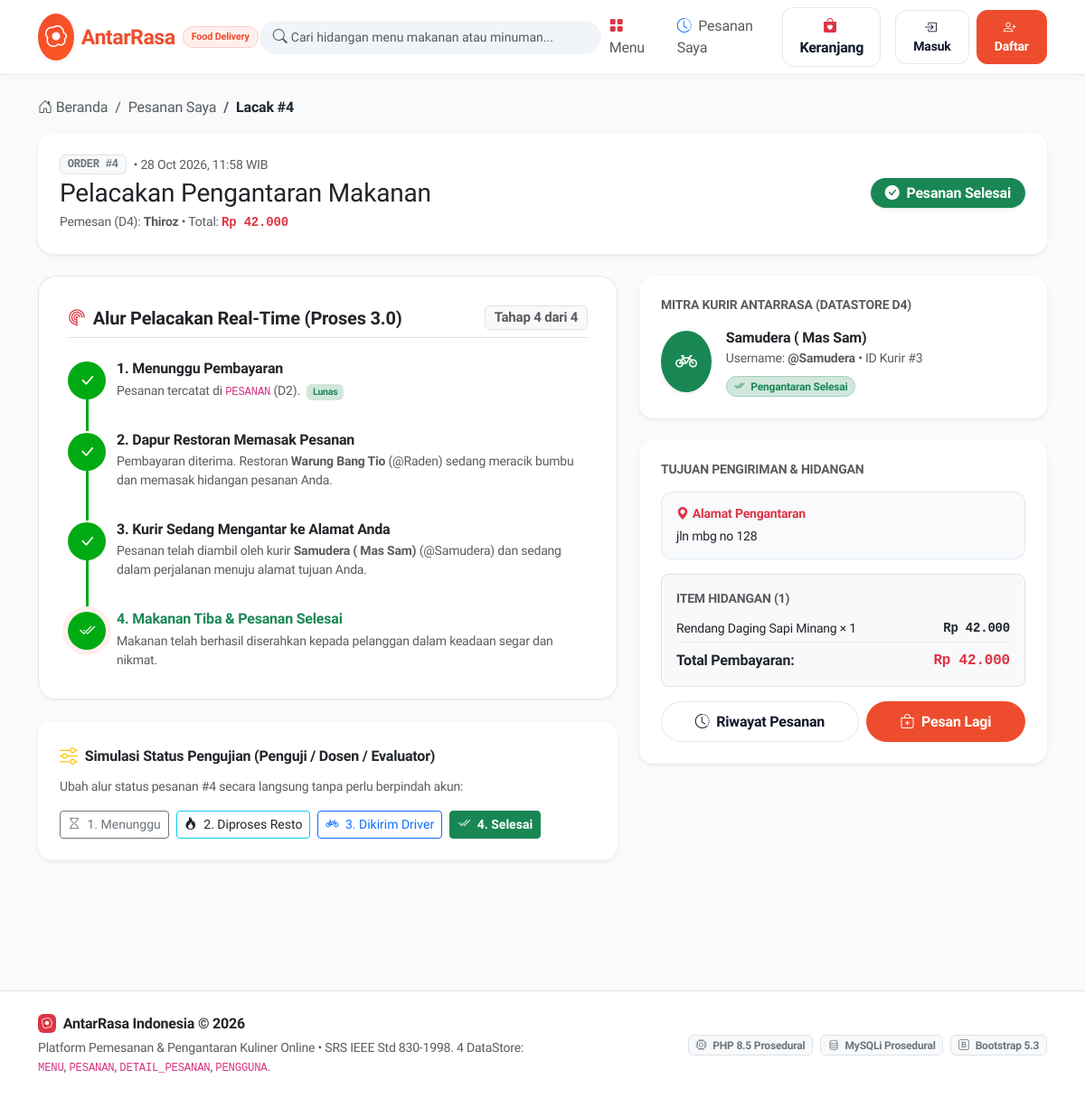
The app's page /status.php?id=4 with its own data.
### tables this page shows
CREATE TABLE `pesanan` (
  `id_pesanan` int(11) NOT NULL AUTO_INCREMENT,
  `id_pengguna` int(11) DEFAULT NULL,
  `tanggal_pesanan` datetime NOT NULL DEFAULT current_timestamp(),
  `alamat_pengiriman` text NOT NULL,
  `total_harga` decimal(12,2) NOT NULL,
  `status_pesanan` varchar(30) NOT NULL DEFAULT 'Menunggu',
  PRIMARY KEY (`id_pesanan`),
  KEY `fk_pesanan_pengguna` (`id_pengguna`),
  CONSTRAINT `fk_pesanan_pengguna` FOREIGN KEY (`id_pengguna`) REFERENCES `pengguna` (`id_pengguna`) ON DELETE SET NULL ON UPDATE CASCADE
);

CREATE TABLE `pengguna` (
  `id_pengguna` int(11) NOT NULL AUTO_INCREMENT,
  `username` varchar(50) NOT NULL,
  `password` varchar(255) NOT NULL,
  `nama_lengkap` varchar(100) NOT NULL,
  `peran` varchar(20) NOT NULL DEFAULT 'customer',
  PRIMARY KEY (`id_pengguna`),
  UNIQUE KEY `username` (`username`),
  CONSTRAINT `chk_peran_pengguna` CHECK (`peran` in ('customer','merchant','driver','admin'))
);

CREATE TABLE `detail_pesanan` (
  `id_detail` int(11) NOT NULL AUTO_INCREMENT,
  `id_pesanan` int(11) NOT NULL,
  `id_menu` int(11) NOT NULL,
  `jumlah` int(11) NOT NULL,
  `subtotal` decimal(12,2) NOT NULL,
  PRIMARY KEY (`id_detail`),
  KEY `fk_detail_pesanan_pesanan` (`id_pesanan`),
  KEY `fk_detail_pesanan_menu` (`id_menu`),
  CONSTRAINT `fk_detail_pesanan_menu` FOREIGN KEY (`id_menu`) REFERENCES `menu` (`id_menu`) ON UPDATE CASCADE,
  CONSTRAINT `fk_detail_pesanan_pesanan` FOREIGN KEY (`id_pesanan`) REFERENCES `pesanan` (`id_pesanan`) ON DELETE CASCADE ON UPDATE CASCADE,
  CONSTRAINT `chk_jumlah_positif` CHECK (`jumlah` > 0)
);

CREATE TABLE `menu` (
  `id_menu` int(11) NOT NULL AUTO_INCREMENT,
  `nama_menu` varchar(100) NOT NULL,
  `harga` decimal(12,2) NOT NULL,
  `deskripsi` text DEFAULT NULL,
  `status_menu` varchar(20) NOT NULL DEFAULT 'Tersedia',
  PRIMARY KEY (`id_menu`)
);

### status.php (the view, shortened to what the rows shown need)
<?php
require_once __DIR__ . '/config/database.php';
require_once __DIR__ . '/includes/functions_order.php';
$id_pesanan = isset($_GET['id']) ? (int) $_GET['id'] : (isset($_POST['id_pesanan']) ? (int) $_POST['id_pesanan'] : 0);
$pesanan = ambil_pesanan_by_id($conn, $id_pesanan);
    ?>
    <?php
$detail_items = ambil_detail_pesanan($conn, $id_pesanan);
$status_saat_ini = (string) $pesanan['status_pesanan'];
$status_info = dapatkan_info_status($status_saat_ini);
$driver_aktif = ambil_driver_aktif($conn);
$merchant_aktif = ambil_merchant_aktif($conn);
$nomor_step = match ($status_saat_ini) {
    'Menunggu' => 1,
    'Diproses' => 2,
    'Dikirim'  => 3,
    'Selesai'  => 4,
    default    => 1
};
require_once __DIR__ . '/includes/header.php';
?>
<div class="card shadow-sm border-0 rounded-4 mb-4 bg-white p-4">
    <div class="row align-items-center gy-3">
        <div class="col-md-7">
            <div class="d-flex align-items-center gap-2 mb-1">
                <span class="badge bg-light text-secondary border font-monospace">ORDER #<?= $id_pesanan ?></span>
                <span class="text-muted small">&bull; <?= date('d M Y, H:i', strtotime((string) $pesanan['tanggal_pesanan'])) ?> WIB</span>
            </div>
            <p class="text-muted small mb-0">
                Pemesan (D4): <strong><?= e($pesanan['nama_pemesan'] ?? 'Pelanggan Tamu') ?></strong> &bull; Total: <strong class="text-danger font-monospace"><?= format_rupiah((float) $pesanan['total_harga']) ?></strong>
            </p>
        </div>
        <div class="col-md-5 text-md-end">
            <span class="badge <?= $status_info['class'] ?> fs-6 px-3 py-2 rounded-pill shadow-sm">
                <i class="bi <?= $status_info['icon'] ?> me-1"></i> <?= $status_info['label'] ?>
            </span>
        </div>
    </div>
</div>
<div class="row g-4 mb-5">
    <div class="col-lg-7">
        <div class="tracking-stepper-wrap mb-4">
            <h5 class="fw-bold mb-4 pb-2 border-bottom text-dark d-flex align-items-center justify-content-between">
                <span><i class="bi bi-radar text-danger me-2"></i>Alur Pelacakan Real-Time (Proses 3.0)</span>
                <span class="badge bg-light text-muted small border">Tahap <?= $nomor_step ?> dari 4</span>
            </h5>
            <div class="pe-2">
                <div class="track-step-item <?= $nomor_step > 2 ? 'completed' : ($nomor_step === 2 ? 'active' : '') ?>">
                    <div>
                        <h6 class="fw-bold mb-1 <?= $nomor_step === 2 ? 'text-primary' : 'text-dark' ?>">
                            2. Dapur Restoran Memasak Pesanan
                        </h6>
                        <p class="text-muted small mb-0">
                            <?php if ($merchant_aktif !== null): ?>
                                Pembayaran diterima. Restoran <strong><?= e($merchant_aktif['nama_lengkap']) ?></strong> (@<?= e($merchant_aktif['username']) ?>) sedang meracik bumbu dan memasak hidangan pesanan Anda.
                            <?php else: ?>
                                Pembayaran diterima. Dapur restoran sedang meracik bumbu dan memasak hidangan pesanan Anda.
                            <?php endif; ?>
                        </p>
                    </div>
                </div>
                <div class="track-step-item <?= $nomor_step > 3 ? 'completed' : ($nomor_step === 3 ? 'active' : '') ?>">
                    <div>
                        <h6 class="fw-bold mb-1 <?= $nomor_step === 3 ? 'text-primary' : 'text-dark' ?>">
                            3. Kurir Sedang Mengantar ke Alamat Anda
                        </h6>
                        <p class="text-muted small mb-0">
                            <?php if ($driver_aktif !== null): ?>
                                Pesanan telah diambil oleh kurir <strong><?= e($driver_aktif['nama_lengkap']) ?></strong> (@<?= e($driver_aktif['username']) ?>) dan sedang dalam perjalanan menuju alamat tujuan Anda.
                            <?php else: ?>
                                Pesanan sedang dalam proses pengantaran oleh kurir menuju alamat tujuan Anda.
                            <?php endif; ?>
                        </p>
                    </div>
                </div>
            </div>
        </div>
    </div>
    <div class="col-lg-5">
        <div class="card shadow-sm border-0 rounded-4 p-4 bg-white mb-4">
            <?php if ($driver_aktif !== null): ?>
                <div class="d-flex align-items-center gap-3">
                    <div class="bg-success text-white p-3 rounded-circle shadow-sm">
                        <i class="bi bi-bicycle fs-4"></i>
                    </div>
                    <div class="flex-grow-1">
                        <div class="fw-bold text-dark fs-6"><?= e($driver_aktif['nama_lengkap']) ?></div>
                        <div class="text-muted small">Username: <strong>@<?= e($driver_aktif['username']) ?></strong> &bull; ID Kurir #<?= (int)$driver_aktif['id_pengguna'] ?></div>
                        <div class="mt-2">
                            <?php if ($status_saat_ini === 'Menunggu'): ?>
                                <span class="badge bg-secondary-subtle text-secondary border border-secondary-subtle rounded-pill small">
                                    <i class="bi bi-hourglass me-1"></i> Menunggu Pembayaran
                                </span>
                            <?php elseif ($status_saat_ini === 'Diproses'): ?>
                                <span class="badge bg-warning-subtle text-dark border border-warning-subtle rounded-pill small">
                                    <i class="bi bi-box-seam me-1"></i> Menunggu Pengambilan di Dapur
                                </span>
                            <?php elseif ($status_saat_ini === 'Dikirim'): ?>
                                <span class="badge bg-primary-subtle text-primary border border-primary-subtle rounded-pill small">
                                    <i class="bi bi-bicycle me-1"></i> Sedang Mengantar ke Alamat Tujuan
                                </span>
                            <?php elseif ($status_saat_ini === 'Selesai'): ?>
                                <span class="badge bg-success-subtle text-success border border-success-subtle rounded-pill small">
                                    <i class="bi bi-check2-all me-1"></i> Pengantaran Selesai
                                </span>
                            <?php endif; ?>
                        </div>
                    </div>
                </div>
            <?php endif; ?>
        </div>
        <div class="card shadow-sm border-0 rounded-4 p-4 bg-white">
            <div class="driver-location-box mb-3">
                <div class="small fw-bold text-danger mb-1"><i class="bi bi-geo-alt-fill me-1"></i>Alamat Pengantaran</div>
                <div class="small text-dark"><?= nl2br(e($pesanan['alamat_pengiriman'])) ?></div>
            </div>
            <div class="border rounded-3 p-3 bg-light mb-3">
                <ul class="list-unstyled mb-0 small">
                    <?php foreach ($detail_items as $item): ?>
                        <li class="d-flex justify-content-between py-1 border-bottom border-light-subtle">
                            <span><?= e($item['nama_menu']) ?> &times; <?= (int)$item['jumlah'] ?></span>
                            <span class="font-monospace fw-semibold"><?= format_rupiah((float)$item['subtotal']) ?></span>
                        </li>
                    <?php endforeach; ?>
                </ul>
                <div class="d-flex justify-content-between pt-2 fw-bold text-dark fs-6">
                    <span>Total Pembayaran:</span>
                    <span class="text-danger font-monospace"><?= format_rupiah((float)$pesanan['total_harga']) ?></span>
                </div>
            </div>
        </div>
    </div>
</div>
<?php
require_once __DIR__ . '/includes/footer.php';
?>

### records on screen
pesanan: tanggal_pesanan "28 Oct 2026, 11:58", id_pengguna.nama_lengkap "Thiroz", total_harga "Rp 42.000", status_pesanan "Pesanan Selesai", status_pesanan "4", alamat_pengiriman "jln mbg no 128"
pengguna: nama_lengkap "Warung Bang Tio", username "Raden"
pengguna: nama_lengkap "Samudera ( Mas Sam)", username "Samudera", id_pengguna "3"
detail_pesanan: id_menu.nama_menu "Rendang Daging Sapi Minang", jumlah "1", subtotal "Rp 42.000"

### other values on screen
$id_pesanan "4"
count($detail_items) "1"
